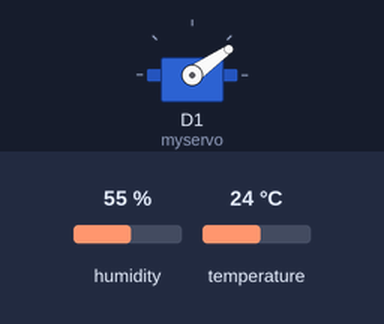
Simulated run of this sketch. Board: ESP8266 (NodeMCU). On the bench: servo. Inputs (shaded band) come from the test bench; at power-on: temperature 24 °C, humidity 55 %. WiFi joins after 1.5 s; servers stay silent unless stated; no MQTT or app messages arrive unless stated; what the sketch prints to the serial monitor is not drawn.

Above: at 2.7 s.
2.8 s: temperature set to 12 °C
At 5.5 s:
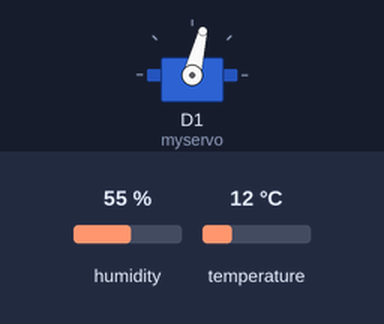
6.1 s: humidity set to 81 %
At 7.7 s:
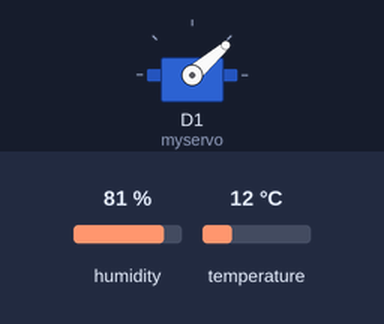
9.0 s: temperature set to 33 °C
At 11.4 s:
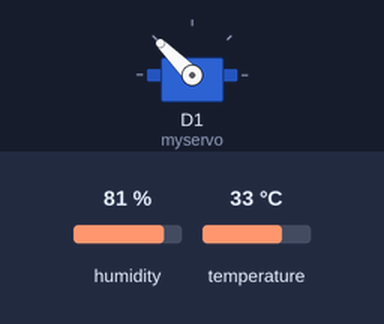
12.3 s: humidity set to 88 %
At 13.3 s:
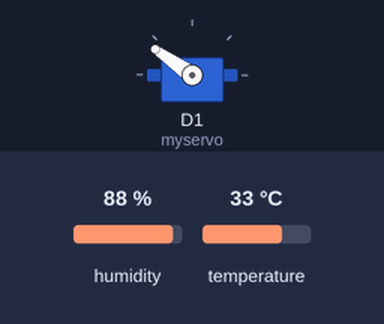
15.2 s: humidity set to 68 %
At 17.5 s:
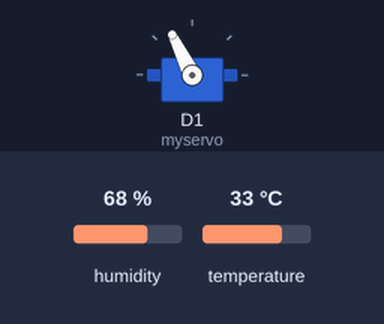
18.5 s: temperature set to 41 °C
At 20.6 s:
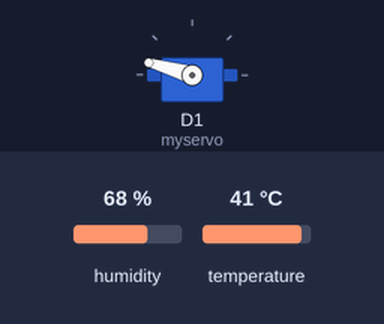
Timing chart, 0 to 22.1 s (numbered marks = the images above; inputs shaded):
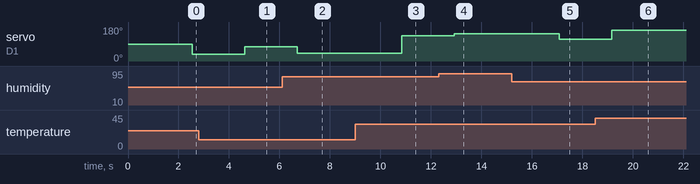

Measured:
- after the input at 2.8 s, servo on D1 (myservo): 35° → 76° after 1.8 s
- after the input at 6.1 s, servo on D1 (myservo): 76° → 41° after 0.60 s
- after the input at 9.0 s, servo on D1 (myservo): 41° → 135° after 1.9 s
- after the input at 12.3 s, servo on D1 (myservo): 135° → 145° after 0.63 s
- after the input at 15.2 s, servo on D1 (myservo): 145° → 116° after 1.9 s
- after the input at 18.5 s, servo on D1 (myservo): 116° → 164° after 0.66 s

The sketch:

Publish_Sensor_Readings_WITH_HI.ino
```cpp
//including the needed libraries
#include <DHT.h>
#include <WiFiClient.h>
#include <ESP8266WiFi.h>
#include <PubSubClient.h>
//adding a servo motor library
#include <Servo.h>


//Defining the output pin
#define DHTPIN D7

//defining the sensory type
#define DHTTYPE DHT11

//#define mqtt_server "iot.eclipse.org"

//Initilize Wifi Credentials
const char* ssid = "SLT FIBER";
const char* password = "wishwa123";

//public broker has used to publish the readings
const char* mqtt_server = "broker.hivemq.com";

//initializing the server,wificlient ,DHT pin and DHT type
WiFiClient espClient;
PubSubClient client(espClient);
DHT dht(DHTPIN, DHTTYPE);


//creating an object for the servo
Servo myservo;

void setup() {
  Serial.begin(9600);
  delay(10);
  dht.begin();
  setup_wifi();
  client.setServer(mqtt_server, 1883);
  myservo.attach(5); //D1
}

void loop() {
  delay(1000);
  //reading the data from the sensor
  float temp = dht.readTemperature();

  //converting the gathered temp to farenhite

  float temp_f = temp*1.8+32;

  float hum = dht.readHumidity();

  //gathering the heatIndex
  float heatIndex = calculateHeatIndex(temp_f, hum);

  // Convert the heat index to degrees for the servo motor
  int degrees = convertToDegrees(heatIndex);

  // Map the degrees to the servo motor position
  int servoPosition = map(degrees, 0, 180, 0, 180);

  // Move the servo motor to the calculated position
  myservo.write(servoPosition);

  delay(1000);

  if (isnan(hum) || isnan(temp_f)) {
    Serial.println("Failed to read from DHT sensor!");
    return;
  }

  //printing the values on serial monitor
  Serial.print("Temperature: ");
  Serial.print(temp_f);
  Serial.print(" Humidity: ");
  Serial.print(hum);
  Serial.print(" Heat Index: ");
  Serial.println(heatIndex);

    // Display the heat index on the scale
  if (heatIndex >= 0 && heatIndex <= 80) {
    Serial.println("Normal");
  } else if (heatIndex > 80 && heatIndex <= 90) {
    Serial.println("Caution");
  } else if (heatIndex > 90 && heatIndex <= 103) {
    Serial.println("Extreme Caution");
  } else if (heatIndex > 103 && heatIndex <= 124) {
    Serial.println("Danger");
  } else if (heatIndex > 124) {
    Serial.println("Extreme Danger");
  }

   //Publish The Sensor Data
  char tempString[8];
  char humString[8];
  dtostrf(temp_f, 6, 2, tempString);
  dtostrf(hum, 6, 2, humString);
  client.connect("ESP8266Client");
  client.publish("dht11/temperature", tempString);
  client.publish("dht11/humidity", humString);
  client.disconnect();


}

//Wifi setup
void setup_wifi() {
  delay(10);
  // We start by connecting to a WiFi network
  Serial.println();
  Serial.print("Connecting to ");
  Serial.println(ssid);
  WiFi.begin(ssid, password);
  while (WiFi.status() != WL_CONNECTED) {
    delay(500);
    Serial.print(".");
  }
  Serial.println("");
  Serial.println("WiFi connected");
  Serial.println("IP address: ");
  Serial.println(WiFi.localIP());
}

float calculateHeatIndex(float temp_f, float hum) {
  float heatIndex = 0;

  // calculate the heat index using the formula provided by the National Weather Service

  // Calculate the heat index using the formula
  heatIndex = -42.379 + 2.04901523*temp_f + 10.14333127*hum - 0.22475541*temp_f*hum - 0.00683783*temp_f*temp_f - 0.05481717*hum*hum + 0.00122874*temp_f*temp_f*hum + 0.00085282*temp_f*hum*hum - 0.00000199*temp_f*temp_f*hum*hum;

  return heatIndex;
}

//map(value, fromLow, fromHigh, toLow, toHigh);
int convertToDegrees(float heatIndex) {
  int degrees = 0;
  if (heatIndex >= 0 && heatIndex <= 80) {
    degrees = map(heatIndex, 0, 80, 18, 36);
  } else if (heatIndex > 80 && heatIndex <= 90) {
    degrees = map(heatIndex, 81, 90, 37, 72);
  } else if (heatIndex > 90 && heatIndex <= 103) {
    degrees = map(heatIndex, 91, 103, 73, 108);
  } else if (heatIndex > 103 && heatIndex <= 124) {
    degrees = map(heatIndex, 104, 124, 109, 144);
  } else if (heatIndex > 124) {
    degrees = map(heatIndex, 125, 200, 145, 180);
  }
  return degrees;
}
```
